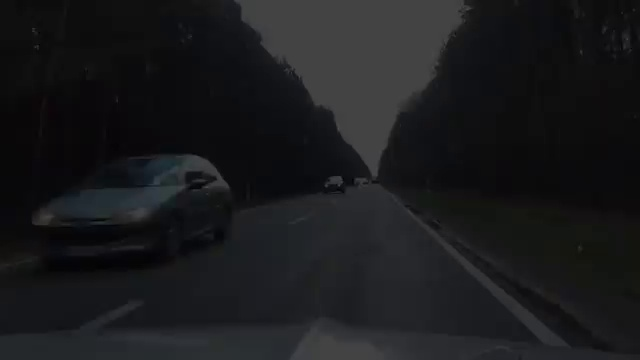
#> input picture identifying-text-objects/temp_frame.jpg, 640 x 360 px, given in place of test1.jpg, which was not available
$ python pipeline.py
#> lines starting #> are read from the running program, lines starting #| are printed output that depends on the picture; after the words box and inside, x2 and y2 are one past the last pixel; in counts of white or black regions, pixels touching at a corner belong together; pictures that were not available may be replaced by others from this repository, and a replacement may not be noted
### src/logic/ocr/utils.py
import functools
import inspect
import cv2
import numpy as np

def inject_settings(settings: dict):
    """
    Decorator to inject default keyword arguments into a function,
    allowing explicit args and kwargs to override injected settings.
    """
    def decorator(func):
        sig = inspect.signature(func)

        @functools.wraps(func)
        def wrapper(*args, **kwargs):
            # Bind provided args/kwargs to parameters, ignoring missing ones
            bound = sig.bind_partial(*args, **kwargs)
            # Inject settings only for parameters in function signature
            for name, param in sig.parameters.items():
                if name in settings and name not in bound.arguments:
                    bound.arguments[name] = settings[name]
            # Apply defaults for any remaining parameters
            bound.apply_defaults()
            # Call the original function with all resolved arguments
            return func(**bound.arguments)

        return wrapper
    return decorator


def fade_edges(data: dict,
               border_width: float = 0.03,
               blur_ksize: int = 55) -> dict:
    """
    Apply a smooth fade-to-black on the edges of an image.

    Args:
        border_width (float): Width of the fading border as a fraction of the smaller image dimension (e.g., 0.1 = 10%).
        blur_ksize (int): Kernel size for Gaussian blur of the mask (must be odd).

    Returns:
        np.ndarray: Image with edges faded to black.
    """
    img : np.ndarray = data["image"]

    h, w = img.shape[:2]
    # Calculate pixel border width from fraction
    # Use the smaller dimension to keep border proportional
    max_border = min(h, w)
    bw_px = int(border_width * max_border) if 0 < border_width < 1 else int(border_width)
    bw_px = max(0, min(bw_px, max_border // 2))

    # 1) Create floating-point mask with 1 in center, 0 at borders
    mask = np.zeros((h, w), dtype=np.float32)
    cv2.rectangle(mask,
                  (bw_px, bw_px),
                  (w - bw_px, h - bw_px),
                  color=1.0,
                  thickness=-1)

    # 2) Blur the mask to create a smooth transition
    if blur_ksize % 2 == 0:
        blur_ksize += 1
    mask_blurred = cv2.GaussianBlur(mask, (blur_ksize, blur_ksize), 0)

    # 3) Broadcast mask to match image channels if needed
    if img.ndim == 3 and img.shape[2] == 3:
        mask_blurred = mask_blurred[:, :, np.newaxis]

    # 4) Multiply image by mask (fade to black at edges)
    faded = (img.astype(np.float32) * mask_blurred).astype(img.dtype)
    return {"image" : faded}

### src/logic/ocr/perspective_correction.py
import cv2
import numpy as np
import functools
from .utils import *
from matplotlib import pyplot as plt

H_CORR_SETTINGS = dict()


@inject_settings(H_CORR_SETTINGS)
def correct_horizontal_perspective(
    data,
    canny_low=None,#50,
    canny_high=None,#150,
    hough_rho=1,
    hough_theta=np.pi / 180,
    hough_threshold=160,
    horizontal_angle_thresh=np.pi / 3,
    vp_center_thresh=0.1,
    debug=False
):
    """
    Load an image, detect near-horizontal text lines, pick the best horizontal vanishing point (VP),
    apply a horizontal-only perspective correction, and finally rotate so text lines are truly horizontal.

    Args:
        image_path (str): Path to the input image.
        canny_low (int): Lower threshold for Canny edge detector.
        canny_high (int): Upper threshold for Canny edge detector.
        hough_rho (float): Distance resolution (pixels) for HoughLines.
        hough_theta (float): Angle resolution (radians) for HoughLines.
        hough_threshold (int): Minimum number of intersections to detect a line.
        horizontal_angle_thresh (float): ± threshold around π/2 to keep near-horizontal lines.
        vp_center_thresh (float): Threshold on |x_vp|/width to reject VPs "too close" to image center.
        debug (bool): If True, show intermediate debugging windows and draw detected lines.

    Returns:
        final_img (numpy.ndarray): The corrected (perspective + rotation) image.
        H_persp_adj (numpy.ndarray): 3×3 homography (with centering) for the horizontal perspective correction.
        rotation_deg (float): The final rotation angle (in degrees) that was applied.
    """
    img = data["image"]

    h, w = img.shape[:2]
    gray = cv2.cvtColor(img, cv2.COLOR_BGR2GRAY)

    edges = None
    if canny_high is not None and canny_high is not None:
        edges = cv2.Canny(gray, canny_low, canny_high)
    else:
        med_val = np.median(img)
        lower = int(max(0 ,0.7*med_val))
        upper = int(min(255,1.3*med_val))
        edges = cv2.Canny(gray, lower, upper)

    if debug:
        plt.imshow(edges, 'grey')
        plt.title('Edges')
        plt.show()

    # 2. HoughLines: find all lines in polar form (rho, theta)
    lines_raw = cv2.HoughLines(edges, hough_rho, hough_theta, hough_threshold)
    if lines_raw is None:
        raise RuntimeError("No lines detected by HoughLines.")

    # 3. Filter "near-horizontal" lines: theta ∈ [π/2 - horizontal_angle_thresh, π/2 + horizontal_angle_thresh]
    horizontal_lines = []  # store homogeneous [a,b,c]
    raw_hough_lines = []   # store (rho,theta) for drawing
    for line in lines_raw:
        rho, theta = line[0]
        if abs(theta - np.pi/2) <= horizontal_angle_thresh:
            a = np.cos(theta)
            b = np.sin(theta)
            c = -rho
            horizontal_lines.append(np.array([a, b, c], dtype=np.float64))
            raw_hough_lines.append((rho, theta))

    if len(horizontal_lines) < 2:
        raise RuntimeError("Not enough near-horizontal lines detected.")

    # If debug: draw detected Hough lines on a copy of original
    if debug:
        debug_img = img.copy()
        for (rho, theta) in raw_hough_lines:
            x0 = rho * np.cos(theta)
            y0 = rho * np.sin(theta)
            dx = -np.sin(theta)
            dy = np.cos(theta)
            pt1 = (int(x0 + 1000 * dx), int(y0 + 1000 * dy))
            pt2 = (int(x0 - 1000 * dx), int(y0 - 1000 * dy))
            cv2.line(debug_img, pt1, pt2, (0, 0, 255), 2)

        plt.imshow(debug_img, 'grey')
        plt.title('Detected near-horizontal Hough Lines')
        plt.show()

    # 4. Build all pairwise intersections of those lines -> candidate VPs
    candidates = []
    for i in range(len(horizontal_lines)):
        for j in range(i + 1, len(horizontal_lines)):
            l1 = horizontal_lines[i]
            l2 = horizontal_lines[j]
            vp = np.cross(l1, l2)
            if abs(vp[2]) < 1e-6:
                continue
            x_vp = vp[0] / vp[2]
            y_vp = vp[1] / vp[2]
            if 0 <= x_vp <= w and 0 <= y_vp <= h:
                continue
            if abs(x_vp) / float(w) < vp_center_thresh:
                continue
            candidates.append((x_vp, y_vp))

    if not candidates:
        raise RuntimeError("No valid vanishing-point candidates remained after filtering.")

    # 5. For each candidate VP, build H_persp using l_inf = VP × (0,1,0), then compute stddev of corrected line angles
    best_sigma = float("inf")
    best_angles = None
    best_Hp = None

    for (x_vp, y_vp) in candidates:
        VP = np.array([x_vp, y_vp, 1.0])
        Vy = np.array([0.0, 1.0, 0.0])
        l_inf = np.cross(VP, Vy)
        if abs(l_inf[2]) < 1e-6:
            continue
        l_inf = l_inf / l_inf[2]
        a_norm, b_norm = l_inf[0], l_inf[1]

        # H_persp: [[1,0,0],[0,1,0],[a_norm,b_norm,1]]
        Hp = np.array([
            [1.0, 0.0, 0.0],
            [0.0, 1.0, 0.0],
            [a_norm, b_norm, 1.0]
        ], dtype=np.float64)

        H_inv_T = np.linalg.inv(Hp).T
        angles = []
        for l in horizontal_lines:
            lp = H_inv_T @ l
            a_p, b_p = lp[0], lp[1]
            if abs(b_p) < 1e-8:
                angle = np.pi / 2
            else:
                angle = np.arctan2(-a_p, b_p)
            angles.append(angle)

        sigma = float(np.std(angles))
        if sigma < best_sigma:
            best_sigma = sigma
            best_angles = angles
            best_Hp = Hp.copy()

    if best_Hp is None:
        raise RuntimeError("Failed to find a good vanishing point.")

    # 6. To avoid shearing and keep rotation calculation correct, apply centering transforms: shift origin to image center
    cx, cy = w / 2.0, h / 2.0
    T = np.array([
        [1.0, 0.0, -cx],
        [0.0, 1.0, -cy],
        [0.0, 0.0, 1.0]
    ], dtype=np.float64)
    T_inv = np.array([
        [1.0, 0.0, cx],
        [0.0, 1.0, cy],
        [0.0, 0.0, 1.0]
    ], dtype=np.float64)

    # Adjust homography by centering
    H_persp_adj = T_inv @ best_Hp @ T
    warped = cv2.warpPerspective(img, H_persp_adj, (w, h), flags=cv2.INTER_LINEAR)

    if debug:
        plt.imshow(warped, 'grey')
        plt.title('Warped (perspective only)')
        plt.show()

    # 7. Recompute line angles after full adjusted perspective warp
    H_inv_T_adj = np.linalg.inv(H_persp_adj).T
    angles_adj = []
    for l in horizontal_lines:
        lp = H_inv_T_adj @ l
        a_p, b_p = lp[0], lp[1]
        if abs(b_p) < 1e-8:
            angle = np.pi / 2
        else:
            angle = np.arctan2(-a_p, b_p)
        angles_adj.append(angle)

    # Compute mean angle of adjusted lines and rotate to make horizontal exactly
    mean_angle = float(np.mean(angles_adj))
    rotation_deg = mean_angle * 180.0 / np.pi
    center = (w / 2, h / 2)
    M_rot = cv2.getRotationMatrix2D(center, rotation_deg, 1.0)
    final_img = cv2.warpAffine(warped, M_rot, (w, h), flags=cv2.INTER_LINEAR)

    if debug:
        plt.imshow(final_img, 'grey')
        plt.title("Final (rotated)")
        plt.show()

    return { 'image' : final_img, 'H' : H_persp_adj, 'rotation' : rotation_deg}


# [42 lines that do not run on import are left out]

### src/logic/ocr/pipeline.py
import cv2
import numpy as np
from matplotlib import pyplot as plt

from . import perspective_correction as pc
from . import binarization as bn
from . import perspective_corr_box as pcbox

# import ocr
from . import tesocr as ocr

from .utils import *

import functools
import os


def savepath(mode):
    assert mode in {'in', 'out'}, "Mode must be 'in' or 'out'"

    def decorator(func):
        @functools.wraps(func)
        def wrapper(*args, **kwargs):
            if not isinstance(FILENAME, str):
                raise TypeError("Global FILENAME must be a string")

            name, ext = FILENAME.rsplit('.', 1)
            filename = FILENAME if mode == 'in' else f"{name}_out.{ext}"
            full_path = os.path.join(PATH, filename)

            return func(*args, path=full_path, **kwargs)
        return wrapper
    return decorator


@savepath('in')
def read_img(data : dict, path):
    return {"image" : cv2.imread(path)}

def upscale(data, factor = 1.3):
    image = data["image"]
    return {"image" : cv2.resize(image, None, fx=factor, fy=factor, interpolation=cv2.INTER_LANCZOS4)}


def blur(data : dict, sigma = 1.):
    image = data["image"]
    return {"image" : cv2.GaussianBlur(image, (3, 3), sigmaX=sigma)}

def mix_blur(data : dict, strength = 0.6):
    image = data["image"]
    return {"image" : cv2.addWeighted(image, 1 + strength, blur(data)["image"], - strength, 0)}

def invert(data : dict):
    image = data["image"]
    return { "image" : cv2.bitwise_not(image)}


def increase_contrast_shift_clip(data: dict) -> dict:
    image = data["image"]
    # Convert to float for processing
    img_float = image.astype(np.float32)

    img_shifted = img_float - 16
    img_scaled = img_shifted * 1.125

    img_clipped = np.clip(img_scaled, 0, 255).astype(np.uint8)

    return {"image" : img_clipped}


def to_grayscale(data: dict):
    gray = cv2.cvtColor(data["image"], cv2.COLOR_BGR2GRAY)
    return { "image": gray }

def equalize_histogram(data: dict):
    img = data["image"]

    # If image is grayscale (2D array)
    if len(img.shape) == 2:
        equalized = cv2.equalizeHist(img)

    # If image is BGR (3D array with 3 channels)
    elif len(img.shape) == 3 and img.shape[2] == 3:
        # Convert to YCrCb, equalize the Y channel
        ycrcb = cv2.cvtColor(img, cv2.COLOR_BGR2YCrCb)
        ycrcb[:, :, 0] = cv2.equalizeHist(ycrcb[:, :, 0])
        equalized = cv2.cvtColor(ycrcb, cv2.COLOR_YCrCb2BGR)
    else:
        raise ValueError("Unsupported image format for histogram equalization.")

    return { "image": equalized }

def open(data : dict):
    kernel = cv2.getStructuringElement(cv2.MORPH_ELLIPSE, (2, 2))
    return { "image" :  cv2.morphologyEx(data["image"], cv2.MORPH_OPEN, kernel)}

@savepath('out')
def save(data, path):
    image = data["image"]
    cv2.imwrite(path, image)
    return data


def ocr_pipeline(data : dict, just_text_region : bool = False, runocr : bool = True):
    """
    Process a single image.

    This function applies a series of image processing techniques to improve text
    visibility and readability, particularly for OCR tasks. Optional perspective
    correction and OCR recognition can be applied based on the input flags.

    Args:
        data (dict): A dictionary containing data for processing. Store the image
                              as 'image' in the dictionary.
        just_text_region (bool, optional): If True, attempts to apply horizontal perspective
                                    correction assuming the image region contains only text, with some background (!!) as a reference for correction.
                                    Defaults to False.
        runocr (bool, optional): If True, performs OCR using a multi-group recognizer.
                                    Defaults to True.

    Returns:
        dict or processed image data: The processed data, which includes
        'image' (post-processed image), 'raw' (dictionary 'raw' : {'group' : ['text', 'conf']}), 'output' (dictionary 'group' : 'text').

    """
    data = upscale(data,1.4)
    data = mix_blur(data, 0.6)
    if just_text_region: #try correcting only if the input is a text region; otherwise do not even attempt
        try:
            #raise(RuntimeError())
            data = fade_edges(data)
            data = pc.correct_horizontal_perspective(data, debug=False) #good enough, reliable & generally sufficient
            pass
        except RuntimeError as e:
            print(e)
            try:
                data = pcbox.auto_perspective_correct_plane(data) #fallback, much less reliable (rounded edges) but sometimes produces slightly better results
            except RuntimeError as e:
                print(e)
                pass
    data = upscale(data,1.4) #small resolution of text on images is assumed
    data = mix_blur(data, 0.4)
    try:
        #data = pc.correct_horizontal_perspective(data, debug=True)
        pass
    except RuntimeError as e:
        print(e)
        pass

    data = equalize_histogram(data)
    data = to_grayscale(data)
    data = increase_contrast_shift_clip(data)
    # data = bn.otsu_binarize(data) #bn.adaptive_binarize(data)
    # data = open(data)

    if runocr:
        data = ocr.ocr_multigroup(data, debug=False)
        # plt.imshow(data["debug"])
        # plt.show()
        print(data["raw"])
        print(data["output"])
    return data


if __name__ == "__main__":
    FILENAME = "test1.jpg"
    PATH = "test_images"
    runocr = False

    data = read_img(None)
#> data = 1 item
    data = ocr_pipeline(data,True, runocr=runocr) #precise
#> in upscale, image is the input picture: shape (360, 640, 3); mean B, G, R 28.5, 26.5, 25.9
#> in fade_edges, `cv2.rectangle(mask, (bw_px, bw_px), (w - bw_px, h - bw_px), color=1.0,..`:
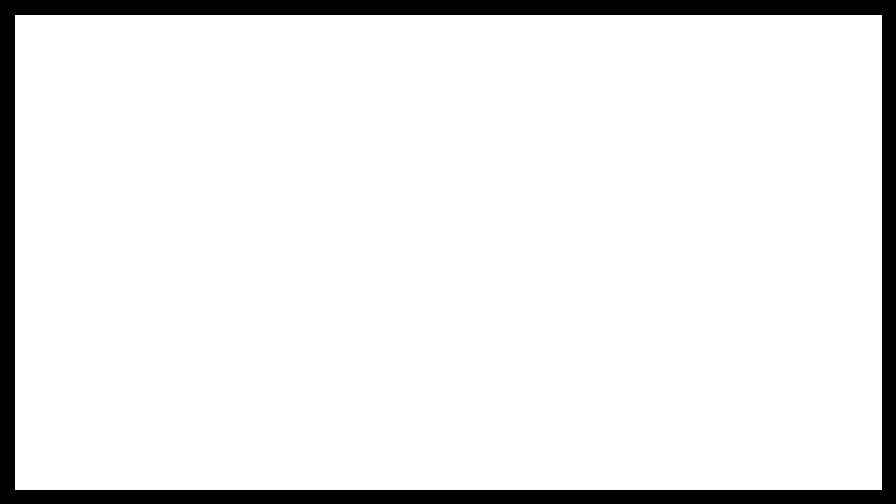
#> mask: shape (504, 896) float32; values 0 (black) and 1 (white), 91.2% white; 1 black region, box (x1, y1, x2, y2) and area: (0, 0, 896, 504) 39759
#> in fade_edges, `faded = (img.astype(np.float32) * mask_blurred).astype(img.dtype)`:
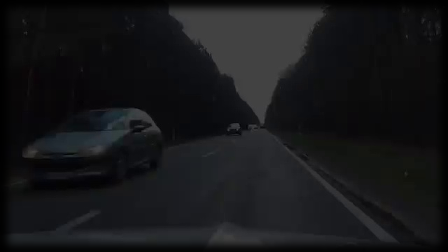
#> faded: shape (504, 896, 3) (shown at 1/2 size); mean of channels 0, 1, 2 24.8, 22.9, 22.3; drawn as B, G, R
#> in correct_horizontal_perspective, `med_val = np.median(img)`: med_val = 18
#> in correct_horizontal_perspective, `lower = int(max(0 ,0.7*med_val))`: lower = 12
#> in correct_horizontal_perspective, `upper = int(min(255,1.3*med_val))`: upper = 23
#> in correct_horizontal_perspective, `edges = cv2.Canny(gray, lower, upper)`:
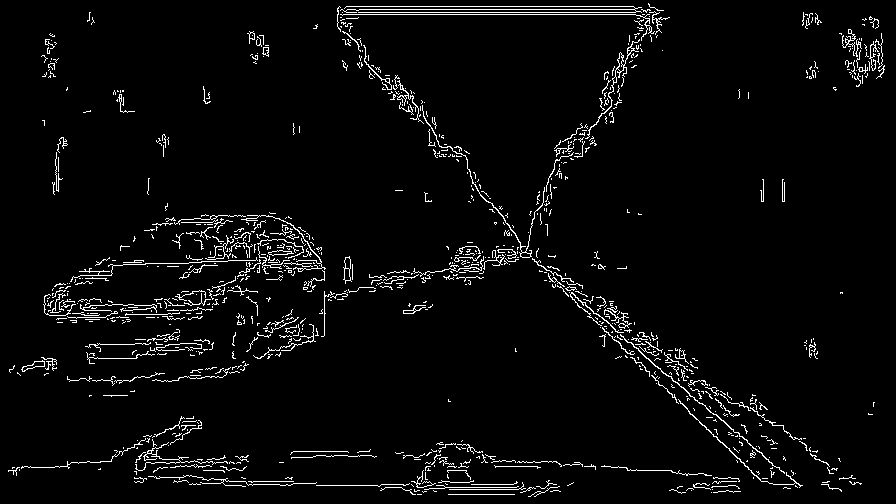
#> edges: shape (504, 896); 3.7% white in thin lines or dots
#> in correct_horizontal_perspective, `lines_raw = cv2.HoughLines(edges, hough_rho, hough_theta, hough_thresh..`: lines_raw = [[14, 1.57], [12, 1.57], [9, 1.57], [6, 1.57], [-183, 2.34], [-142, 2.27], [479, 1.59], [-214, 2.36], [-197, 2.36], [484, 1.57]]
#> the loop in correct_horizontal_perspective, `for line in lines_raw:` made 10 passes
#> (rho, theta, a, b, c) on passes 1 to 8: (14, 1.57, -4.37e-08, 1, -14), (12, 1.57, -4.37e-08, 1, -12), (9, 1.57, -4.37e-08, 1, -9), (6, 1.57, -4.37e-08, 1, -6), (-183, 2.34, -0.695, 0.719, 183), (-142, 2.27, -0.643, 0.766, 142), (479, 1.59, -0.0175, 1, -479), (-214, 2.36, -0.707, 0.707, 214)
#> after the loop in correct_horizontal_perspective, `for line in lines_raw:`: horizontal_lines = [[-4.37e-08, 1, -14], [-4.37e-08, 1, -12], [-4.37e-08, 1, -9], [-4.37e-08, 1, -6], [-0.695, 0.719, 183], [-0.643, 0.766, 142], [-0.0175, 1, -479], [-0.707, 0.707, 214], [-0.707, 0.707, 197], [-4.37e-08, 1, -484]]; raw_hough_lines = [(14, 1.57), (12, 1.57), (9, 1.57), (6, 1.57), (-183, 2.34), (-142, 2.27), (479, 1.59), (-214, 2.36), (-197, 2.36), (484, 1.57)]
#> the loop in correct_horizontal_perspective, `for i in range(len(horizontal_lines)):` made 10 passes
#> after the loop in correct_horizontal_perspective, `for i in range(len(horizontal_lines)):`: candidates = [(-26644.2, 14), (-26758.7, 12), (-26930.6, 9), (-27102.5, 6), (1406, 1103.4)]
#> the loop in correct_horizontal_perspective, `for (x_vp, y_vp) in candidates:` made 5 passes
#> (x_vp, y_vp, VP, a_norm, H_inv_T, sigma, best_sigma, best_Hp) on pass 5: (1406, 1103.4, [1406, 1103.4, 1], -0.000711, [[1, 0, 0.000711], [0, 1, 0], [0, 0, 1]], 0.29, 0.29, [[1, 0, 0], [0, 1, 0], [-0.000711, 0, 1]])
#> after the loop in correct_horizontal_perspective, `for (x_vp, y_vp) in candidates:`: best_sigma = 0.29
#> in correct_horizontal_perspective, `T = np.array([ [1.0, 0.0, -cx], [0.0, 1.0, -cy], [0.0, 0.0, 1.0] ], dt..`: T = [[1, 0, -448], [0, 1, -252], [0, 0, 1]]
#> in correct_horizontal_perspective, `T_inv = np.array([ [1.0, 0.0, cx], [0.0, 1.0, cy], [0.0, 0.0, 1.0] ], ..`: T_inv = [[1, 0, 448], [0, 1, 252], [0, 0, 1]]
#> in correct_horizontal_perspective, `H_persp_adj = T_inv @ best_Hp @ T`: H_persp_adj = [[0.681, 0, 142.7], [-0.179, 1, 80.3], [-0.000711, 0, 1.32]]
#> in correct_horizontal_perspective, `warped = cv2.warpPerspective(img, H_persp_adj, (w, h), flags=cv2.INTER..`:
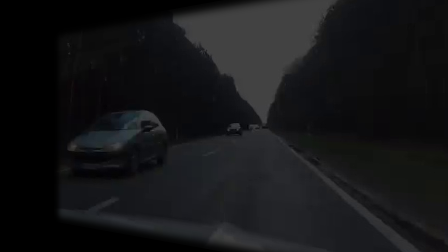
#> warped: shape (504, 896, 3) (shown at 1/2 size); mean of channels 0, 1, 2 23.2, 21.5, 21; drawn as B, G, R
#> in correct_horizontal_perspective, `H_inv_T_adj = np.linalg.inv(H_persp_adj).T`: H_inv_T_adj = [[1.32, 0.179, 0.000711], [0, 1, 0], [-142.7, -80.3, 0.681]]
#> the loop in correct_horizontal_perspective, `for l in horizontal_lines:` made 10 passes
#> (l, lp, a_p, b_p, angle) on passes 1 to 6: ([-4.37e-08, 1, -14], [0.169, 1, -89.84], 0.169, 1, -0.168), ([-4.37e-08, 1, -12], [0.171, 1, -88.47], 0.171, 1, -0.169), ([-4.37e-08, 1, -9], [0.173, 1, -86.43], 0.173, 1, -0.171), ([-4.37e-08, 1, -6], [0.175, 1, -84.38], 0.175, 1, -0.173), ([-0.695, 0.719, 183], [-0.657, 0.719, 166.1], -0.657, 0.719, 0.74), ([-0.643, 0.766, 142], [-0.609, 0.766, 127], -0.609, 0.766, 0.672)
#> after the loop in correct_horizontal_perspective, `for l in horizontal_lines:`: angles_adj = [-0.168, -0.169, -0.171, -0.173, 0.74, 0.672, 0.182, 0.746, 0.755, 0.164]
#> in correct_horizontal_perspective, `mean_angle = float(np.mean(angles_adj))`: mean_angle = 0.258
#> in correct_horizontal_perspective, `rotation_deg = mean_angle * 180.0 / np.pi`: rotation_deg = 14.77
#> in correct_horizontal_perspective, `M_rot = cv2.getRotationMatrix2D(center, rotation_deg, 1.0)`: M_rot = [[0.967, 0.255, -49.44], [-0.255, 0.967, 122.5]]
#> in correct_horizontal_perspective, `final_img = cv2.warpAffine(warped, M_rot, (w, h), flags=cv2.INTER_LINE..`:
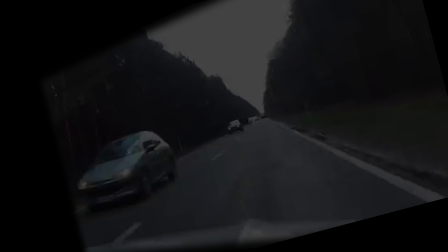
#> final_img: shape (504, 896, 3) (shown at 1/2 size); mean of channels 0, 1, 2 21.6, 20.1, 19.6; drawn as B, G, R
#> in ocr_pipeline, `data = pc.correct_horizontal_perspective(data, debug=False)`: data = 3 items
#> in ocr_pipeline, `data = upscale(data,1.4)`: data = 1 item
#> in equalize_histogram, `equalized = cv2.cvtColor(ycrcb, cv2.COLOR_YCrCb2BGR)`:
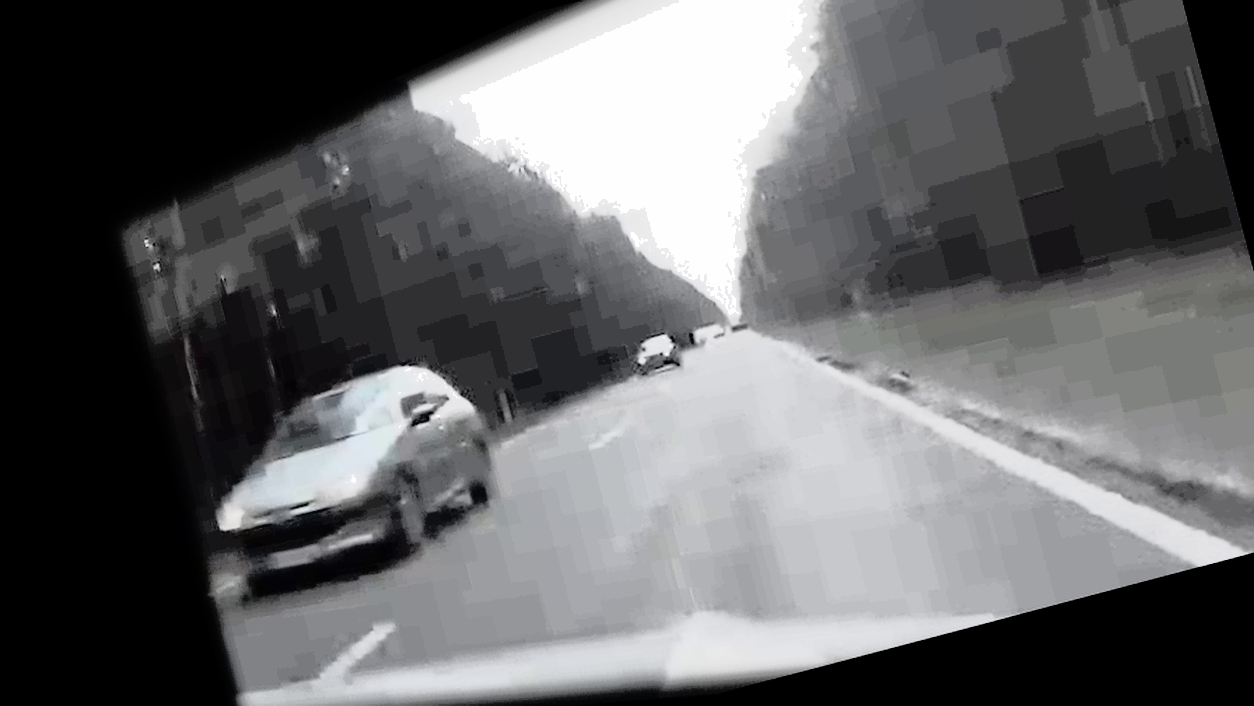
#> equalized: shape (706, 1254, 3); mean B, G, R 102.5, 100.9, 100.5
    #data = ocr_pipeline(data, runocr=runocr) #frame
    data = save(data)
